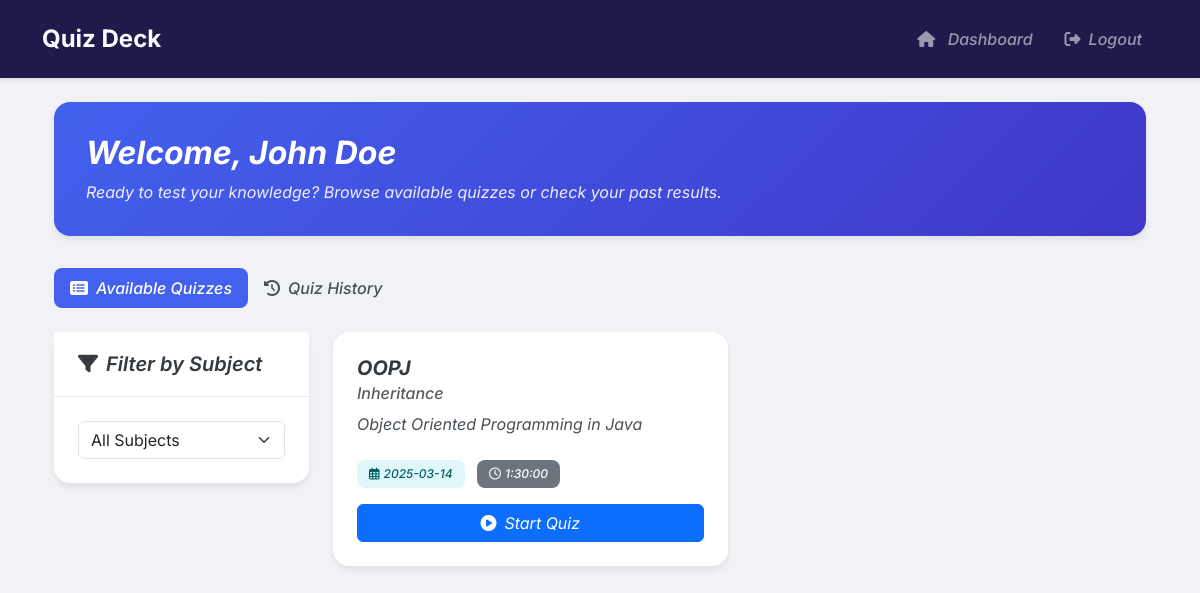
The app's page /dashboard (signed in) with its own data.
### models/models.py (models this page shows)
class User(UserMixin, db.Model):
    id = db.Column(db.Integer, primary_key=True)
    username = db.Column(db.String(120), unique=True, nullable=False)
    password = db.Column(db.String(200), nullable=False)
    full_name = db.Column(db.String(100), nullable=False)
    qualification = db.Column(db.String(100))
    dob = db.Column(db.Date)
    is_admin = db.Column(db.Boolean, default=False)
    quiz_scores = db.relationship('Score', backref='user', lazy=True)

class Quiz(db.Model):
    id = db.Column(db.Integer, primary_key=True)
    chapter_id = db.Column(db.Integer, db.ForeignKey('chapter.id'), nullable=False)
    date_of_quiz = db.Column(db.Date, nullable=False)
    time_duration = db.Column(db.Interval, nullable=False)
    remarks = db.Column(db.Text)
    questions = db.relationship('Question', backref='quiz', cascade='all, delete-orphan', lazy=True)
    scores = db.relationship('Score', backref='quiz', cascade='all, delete-orphan', lazy=True)

class Subject(db.Model):
    id = db.Column(db.Integer, primary_key=True)
    name = db.Column(db.String(100), nullable=False)
    description = db.Column(db.Text)
    chapters = db.relationship('Chapter', backref='subject', cascade='all, delete-orphan', lazy=True)

class Chapter(db.Model):
    id = db.Column(db.Integer, primary_key=True)
    name = db.Column(db.String(100), nullable=False)
    description = db.Column(db.Text)
    subject_id = db.Column(db.Integer, db.ForeignKey('subject.id'), nullable=False)
    quizzes = db.relationship('Quiz', backref='chapter', cascade='all, delete-orphan', lazy=True)

### controllers/user.py (the view)
@user.route('/dashboard')
@login_required
def dashboard():
    if current_user.is_admin:
        return redirect(url_for('admin.dashboard'))
    available_quizzes = Quiz.query.filter(
        Quiz.date_of_quiz >= datetime.utcnow().date()
    ).order_by(Quiz.date_of_quiz).all()
    past_attempts = Score.query.filter_by(
        user_id=current_user.id
    ).order_by(desc(Score.time_stamp_of_attempt)).all()
    subjects = Subject.query.all()
    return render_template('user/dashboard.html',
                         available_quizzes=available_quizzes,
                         past_attempts=past_attempts,
                         subjects=subjects)

### app.py (called while the page is built)
@login_manager.user_loader
def load_user(user_id):
    return User.query.get(int(user_id))

### templates/user/dashboard.html (shortened to what this page needs)
{% extends "base.html" %}
{% block content %}
<div class="container fade-in">
    <div class="welcome-banner">
        <h2>Welcome, {{ current_user.full_name }}</h2>
        <p>Ready to test your knowledge? Browse available quizzes or check your past results.</p>
    </div>
    <ul class="nav nav-pills mb-4">
        <li class="nav-item">
            <a class="nav-link active" id="available-tab" data-bs-toggle="pill" href="#available">
                <i class="fas fa-list-alt me-2"></i>Available Quizzes
            </a>
        </li>
        <li class="nav-item">
            <a class="nav-link" id="history-tab" data-bs-toggle="pill" href="#history">
                <i class="fas fa-history me-2"></i>Quiz History
            </a>
        </li>
    </ul>
    <div class="tab-content">
        <div class="tab-pane fade show active" id="available">
            <div class="row">
                <div class="col-md-3 mb-4">
                    <div class="card filter-card">
                        <div class="card-header">
                            <h5><i class="fas fa-filter me-2"></i>Filter by Subject</h5>
                        </div>
                        <div class="card-body">
                            <select class="form-select" id="subjectFilter">
                                <option value="">All Subjects</option>
                            </select>
                        </div>
                    </div>
                </div>
                <div class="col-md-9">
                    <div class="row">
                        {% for quiz in available_quizzes %}
                            <div class="col-md-6 mb-4">
                                <div class="card quiz-card" data-subject-id="{{ quiz.chapter.subject.id }}">
                                    <div class="card-body">
                                        <h5 class="card-title">{{ quiz.chapter.subject.name }}</h5>
                                        <h6 class="card-subtitle mb-2 text-muted">{{ quiz.chapter.name }}</h6>
                                        <p class="card-text">{{ quiz.remarks }}</p>
                                        <div class="mb-3">
                                            <span class="badge badge-upcoming">
                                                <i class="far fa-calendar-alt me-1"></i>{{ quiz.date_of_quiz.strftime('%Y-%m-%d') }}
                                            </span>
                                            <span class="badge bg-secondary">
                                                <i class="far fa-clock me-1"></i>{{ quiz.time_duration }}
                                            </span>
                                        </div>
                                        <a href="{{ url_for('user.start_quiz', quiz_id=quiz.id) }}" class="btn btn-primary w-100">
                                            <i class="fas fa-play-circle me-2"></i>Start Quiz
                                        </a>
                                    </div>
                                </div>
                            </div>
                        {% else %}
                            <div class="col">
                                <div class="alert alert-info">
                                    <i class="fas fa-info-circle me-2"></i>No quizzes available at the moment.
                                </div>
                            </div>
                        {% endfor %}
                    </div>
                </div>
            </div>
        </div>
    </div>
</div>
{% endblock %}

### static/css/dashboard.css (style rules this page uses)
:root { --primary-color: #4361ee; --primary-hover: #3a56d4; --secondary-color: #3f37c9; --success-color: #4cc9f0; --info-color: #4895ef; --warning-color: #f72585; --danger-color: #e63946; --light-color: #f8f9fa; --dark-color: #212529; --gray-100: #f8f9fa; --gray-200: #e9ecef; --gray-300: #dee2e6; --gray-400: #ced4da; --gray-500: #adb5bd; --gray-600: #6c757d; --gray-700: #495057; --gray-800: #343a40; --gray-900: #212529; --border-radius: 0.75rem; --box-shadow: 0 0.5rem 1rem rgba(0, 0, 0, 0.15); --transition: all 0.3s ease; }
body { background-color: #f0f2f5; color: var(--gray-800); font-family: 'Inter', sans-serif; }
.welcome-banner { background: linear-gradient(135deg, var(--primary-color) 0%, var(--secondary-color) 100%); color: white; border-radius: var(--border-radius); padding: 2rem; margin-bottom: 2rem; box-shadow: 0 4px 6px rgba(0, 0, 0, 0.07); }
.welcome-banner h2 { font-weight: 700; margin-bottom: 0.5rem; }
.welcome-banner p { opacity: 0.9; margin-bottom: 0; }
.nav-pills { margin-bottom: 2rem; }
.nav-pills .nav-link { color: var(--gray-700); font-weight: 500; padding: 0.75rem 1.5rem; border-radius: 0.5rem; transition: var(--transition); }
.nav-pills .nav-link.active { background-color: var(--primary-color); color: white; }
.filter-card { border-radius: var(--border-radius); border: none; box-shadow: 0 4px 6px rgba(0, 0, 0, 0.07); margin-bottom: 2rem; }
.filter-card .card-header { background-color: white; border-bottom: 1px solid var(--gray-200); padding: 1.25rem 1.5rem; }
.filter-card .card-header h5 { font-weight: 600; margin-bottom: 0; color: var(--gray-800); }
.filter-card .card-body { padding: 1.5rem; }
.quiz-card { border-radius: var(--border-radius); border: none; box-shadow: 0 4px 6px rgba(0, 0, 0, 0.07); transition: var(--transition); height: 100%; }
.quiz-card .card-body { padding: 1.5rem; }
.quiz-card .card-title { font-weight: 700; margin-bottom: 0.5rem; color: var(--gray-800); }
.quiz-card .card-subtitle { font-weight: 500; margin-bottom: 1rem; }
.quiz-card .card-text { color: var(--gray-700); margin-bottom: 1.5rem; }
.badge { padding: 0.5rem 0.75rem; font-weight: 500; border-radius: 0.5rem; margin-right: 0.5rem; }
.badge-upcoming { background-color: #e0f7fa; color: #006064; }
.fade-in { animation: fadeIn 0.5s ease-in-out; }

### static/css/auth.css (style rules this page uses)
:root { --primary-color: #4A90E2; --primary-dark: #357ABD; --text-primary: #2C3E50; --text-secondary: #7F8C8D; --error-color: #E74C3C; --border-radius: 12px; --input-bg: #F5F7FA; --transition: all 0.3s ease; }

### static/css/quiz.css (style rules this page uses)
:root { --primary-color: #4361ee; --primary-dark: #3a56d4; --primary-light: rgba(67, 97, 238, 0.1); --secondary-color: #3f37c9; --success-color: #4cc9f0; --success-dark: #0096c7; --warning-color: #ffd166; --warning-dark: #f9c74f; --danger-color: #ef476f; --danger-dark: #e63946; --text-primary: #2b2d42; --text-secondary: #6c757d; --background-color: #f8f9fa; --card-bg: #ffffff; --border-radius: 1rem; --border-radius-sm: 0.5rem; --box-shadow: 0 10px 15px -3px rgba(0, 0, 0, 0.1), 0 4px 6px -2px rgba(0, 0, 0, 0.05); --transition: all 0.3s ease; }
.fade-in { animation: fadeIn 0.5s ease-out; }

### static/css/results.css (style rules this page uses)
.fade-in { animation: fadeIn 0.5s ease-out; }

### templates/base.html (style rules this page uses)
:root { --primary-color: #4361ee; --secondary-color: #3f37c9; --dark-color: #1e1b4b; --light-color: #f8fafc; }
body { font-family: 'Inter', sans-serif; background-color: #f0f2f5; color: #1e293b; }
.nav-link { font-weight: 500; padding: 0.5rem 1rem !important; transition: all 0.3s ease; display: flex; align-items: center; }

### records on screen
User: full_name "John Doe"
Quiz: chapter.subject.name "OOPJ", chapter.name "Inheritance", remarks "Object Oriented Programming in Java", date_of_quiz "2025-03-14", time_duration "1:30:00"
